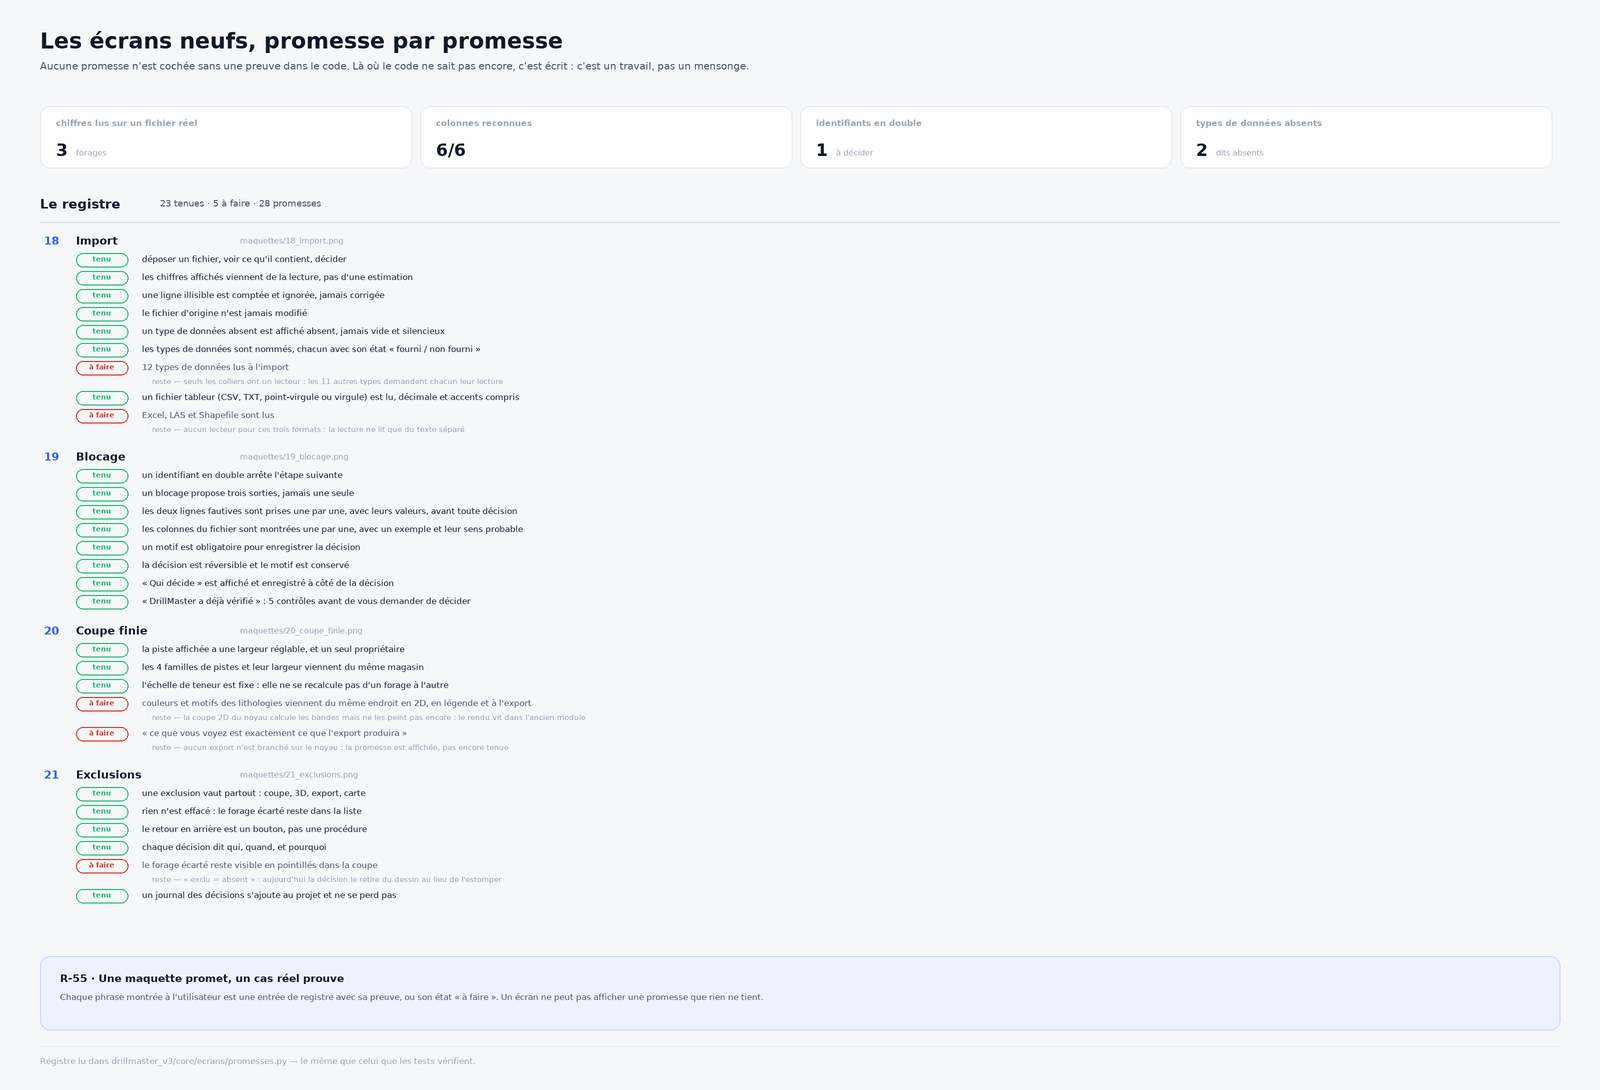

Here is the Python script that generated this plot:
"""Planche 28 — les quatre écrans neufs, promesse par promesse.

    python3 maquettes/28_ecrans.py

Ce n'est pas une planche d'écran : c'est le **registre** des promesses.
Chaque ligne est une phrase montrée à l'utilisateur, et son état réel.
Les chiffres viennent de `tools/confronte_ecrans.py` et de la vraie lecture.
"""
from __future__ import annotations

import json
import os
import sys

from PIL import Image, ImageDraw, ImageFont

OUT = os.path.dirname(os.path.abspath(__file__))
RACINE = os.path.dirname(OUT)
sys.path.insert(0, RACINE)
THEME = json.load(open(os.path.join(RACINE, "specs", "data", "theme.json"),
                       encoding="utf-8"))
from drillmaster_v3.core.ecrans import ECRANS, fiche_source       # noqa: E402

T = THEME["clair"]
S = 2
W, H = 1600, 1090
POL = {False: "/usr/share/fonts/truetype/dejavu/DejaVuSans.ttf",
       True: "/usr/share/fonts/truetype/dejavu/DejaVuSans-Bold.ttf"}


def f(t, g=False):
    return ImageFont.truetype(POL[g], int(t * S))


img = Image.new("RGB", (W * S, H * S), T["bg"])
d = ImageDraw.Draw(img)


def txt(x, y, t, sz=10, col=None, g=False, a=None):
    d.text((x * S, y * S), t, font=f(sz, g), fill=col or T["ink"], anchor=a)


def rect(x, y, w, h, fill=None, stroke=None, r=8, ep=1):
    d.rounded_rectangle([x * S, y * S, (x + w) * S, (y + h) * S],
                        radius=int(r * S), fill=fill, outline=stroke,
                        width=max(1, int(ep * S)))


def ligne(x1, y1, x2, y2, col=None, ep=1):
    d.line([x1 * S, y1 * S, x2 * S, y2 * S], fill=col or T["border"],
           width=int(ep * S))


def coupe(mots, largeur, taille=8.6):
    """Coupe un texte à la main : aucun chevauchement possible."""
    out, ligne_courante = [], ""
    for mot in mots.split():
        essai = (ligne_courante + " " + mot).strip()
        if d.textlength(essai, font=f(taille)) / S > largeur:
            out.append(ligne_courante)
            ligne_courante = mot
        else:
            ligne_courante = essai
    if ligne_courante:
        out.append(ligne_courante)
    return out


txt(40, 28, "Les écrans neufs, promesse par promesse", 22, T["ink"], True)
txt(40, 60, "Aucune promesse n'est cochée sans une preuve dans le code. "
    "Là où le code ne sait pas encore, c'est écrit : c'est un travail, pas un mensonge.",
    10.2, T["ink_2"])

# ── les chiffres, calculés par la vraie lecture d'un fichier réel
exemple = fiche_source("ISSIA_COLLAR.csv", texte=(
    "ID;X;Y;Z;PROF;DATE\n"
    "ISBRC001;512000,5;731800,2;219,8;110;2024-03-11\n"
    "ISBRC002;512024,1;731809,3;219,6;118;2024-03-12\n"
    "ISBRC002;512026,1;731811,3;219,2;118;2024-03-12\n"))

y = 106
bande = [("chiffres lus sur un fichier réel", str(exemple.forages), "forages"),
         ("colonnes reconnues", f"{exemple.colonnes_reconnues}/{exemple.colonnes}", ""),
         ("identifiants en double", str(len(exemple.doublons)), "à décider"),
         ("types de données absents", str(len(exemple.types_absents)), "dits absents")]
x = 40
for titre, val, note in bande:
    rect(x, y, 372, 62, T["surface"], T["border"], 10)
    txt(x + 16, y + 12, titre, 8.6, T["ink_3"], True)
    txt(x + 16, y + 34, val, 17, T["ink"], True)
    if note:
        txt(x + 16 + d.textlength(val, font=f(17, True)) / S + 8, y + 42, note,
            8.4, T["ink_3"])
    x += 380

# ── le registre
y = 196
tenues = sum(len(e.tenues()) for e in ECRANS)
total = sum(len(e.promesses) for e in ECRANS)
txt(40, y, "Le registre", 13, T["ink"], True)
txt(40 + 120, y + 2, f"{tenues} tenues · {total - tenues} à faire · {total} promesses",
    9.4, T["ink_2"])
y += 26
ligne(40, y, 1560, y, T["border_strong"])
y += 10

for e in ECRANS:
    txt(44, y + 2, f"{e.numero}", 11, T["accent"], True)
    txt(76, y + 2, e.nom, 11, T["ink"], True)
    txt(240, y + 4, e.maquette, 8.4, T["ink_3"])
    y += 22
    for p in e.promesses:
        if p.etat == "tenu":
            marque, col = "tenu", T["ok"]
        elif p.etat == "bloque":
            marque, col = "bloqué", T["warn"]
        else:
            marque, col = "à faire", T["block"]
        rect(76, y - 1, 52, 14, None, col, 7)
        txt(102, y + 1, marque, 7.4, col, True, "ma")
        txt(142, y, p.phrase[:96], 8.8, T["ink"] if p.etat == "tenu" else T["ink_2"])
        y += 15
        if p.etat != "tenu":
            for morceau in coupe("reste — " + p.preuve, 1240):
                txt(152, y, morceau, 7.8, T["ink_3"])
                y += 12
        y += 3
    y += 8

# ── la règle
rect(40, H - 134, 1520, 74, T["accent_soft"], T["accent_line"], 10)
txt(60, H - 118, "R-55 · Une maquette promet, un cas réel prouve", 10.6,
    T["ink"], True)
txt(60, H - 98, "Chaque phrase montrée à l'utilisateur est une entrée de "
    "registre avec sa preuve, ou son état « à faire ». Un écran ne peut pas "
    "afficher une promesse que rien ne tient.", 8.8, T["ink_2"])

ligne(40, H - 44, 1560, H - 44)
txt(40, H - 34, "Registre lu dans drillmaster_v3/core/ecrans/promesses.py — "
    "le même que celui que les tests vérifient.", 8.6, T["ink_3"])

img.resize((W, H), Image.LANCZOS).save(os.path.join(OUT, "28_ecrans.png"))
print("écrit maquettes/28_ecrans.png")
